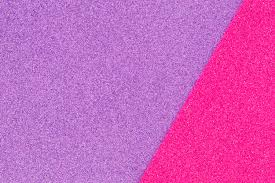
#> input picture colornoisy.jpg, 275 x 183 px
$ jupyter execute 'Lab23_denoising of  an image.ipynb'
#> lines starting #> are read from the running program, lines starting #| are printed output that depends on the picture
[cell 1]
#denoising of an image

import numpy as np
import cv2
import matplotlib.pyplot as plt

img = cv2.imread('colornoisy.jpg')
#> img is the input picture: shape (183, 275, 3); mean B, G, R 189, 96.8, 206.3

dst = cv2.fastNlMeansDenoisingColored(img,None,10,10,7,21)
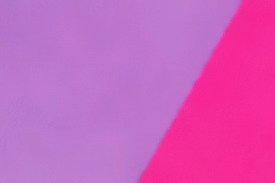
#> dst: shape (183, 275, 3); mean B, G, R 188.4, 95.9, 206.2

plt.subplot(121),plt.imshow(img)
plt.subplot(122),plt.imshow(dst)
plt.show()
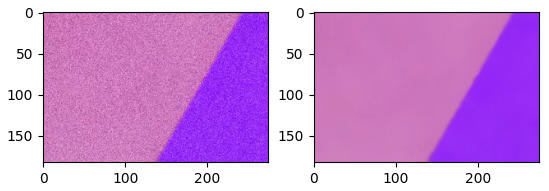
#> figure drawn by matplotlib, 2 panels; B, G, R data is drawn as R, G, B
